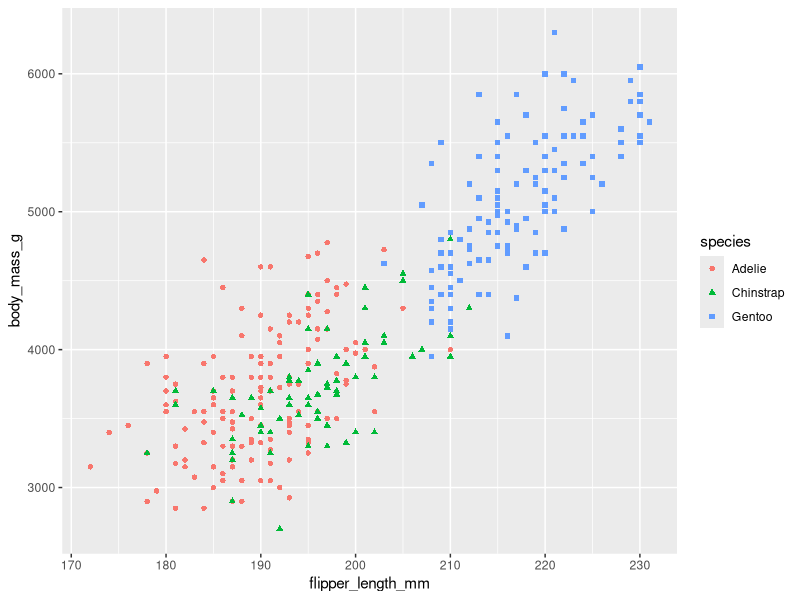
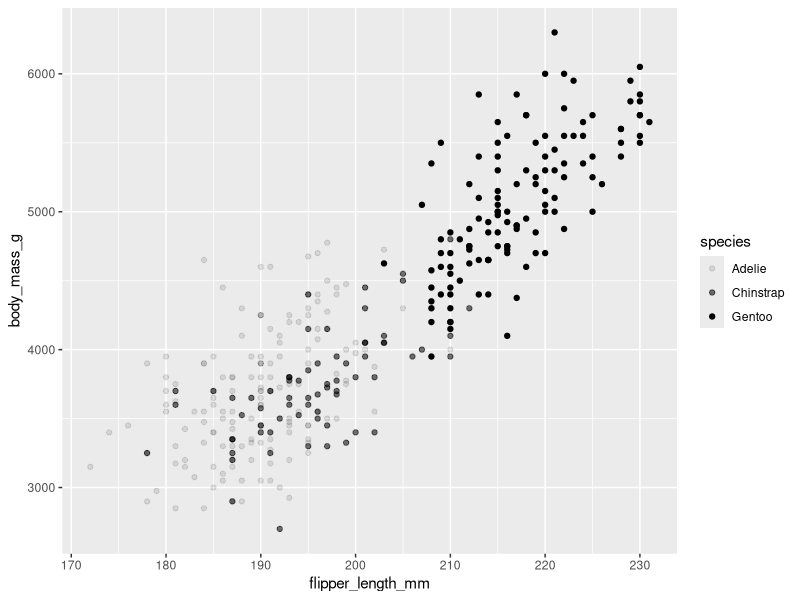
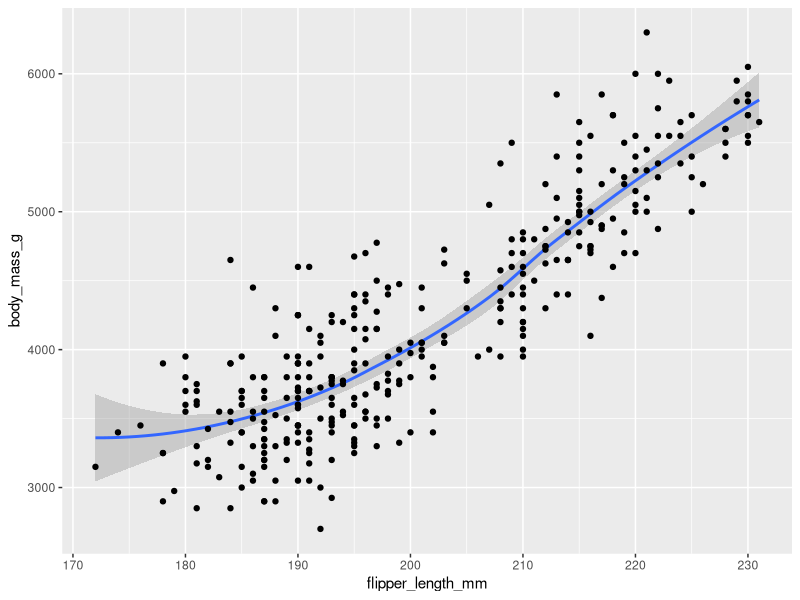
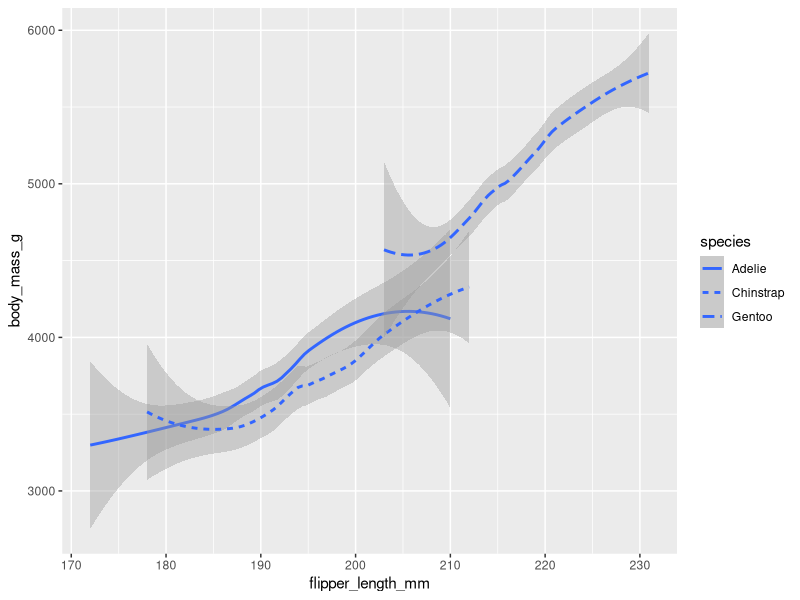
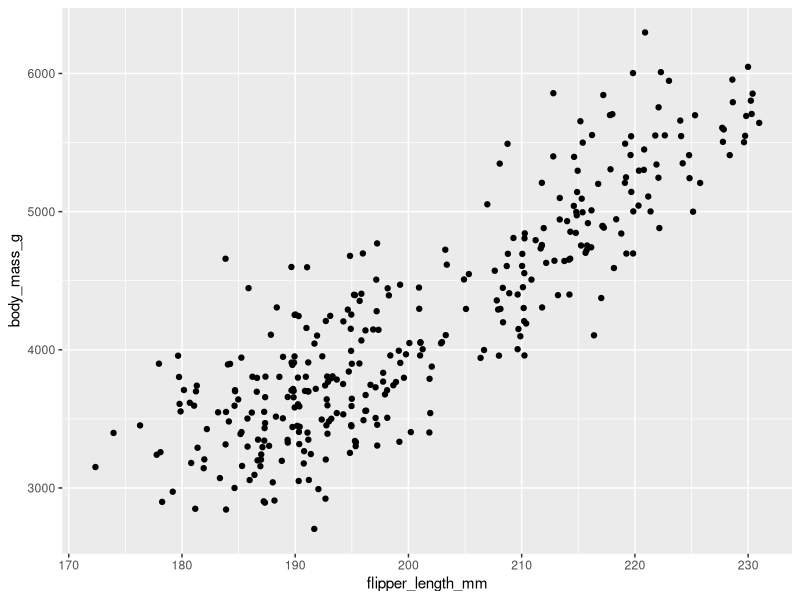
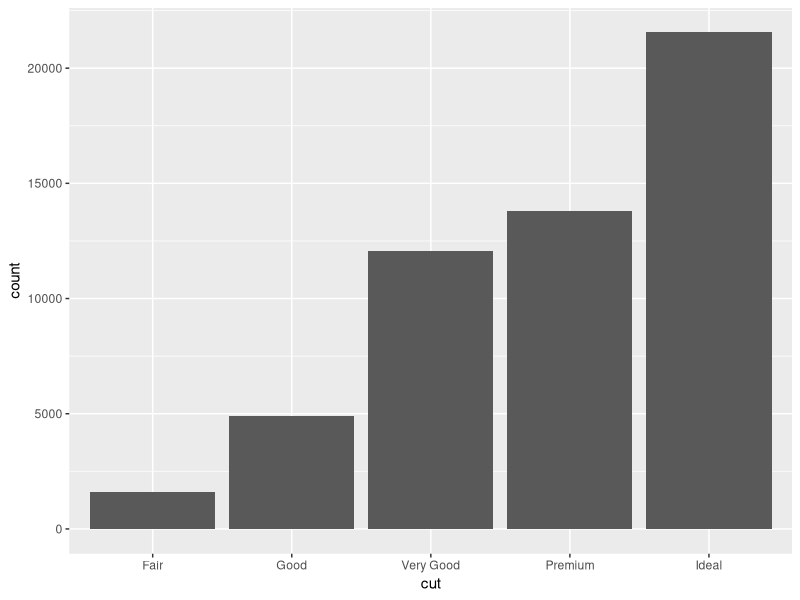
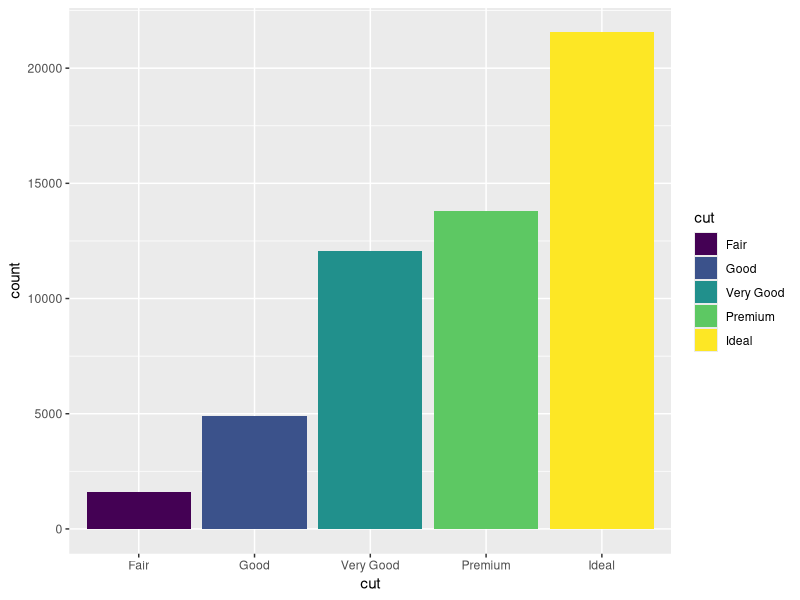
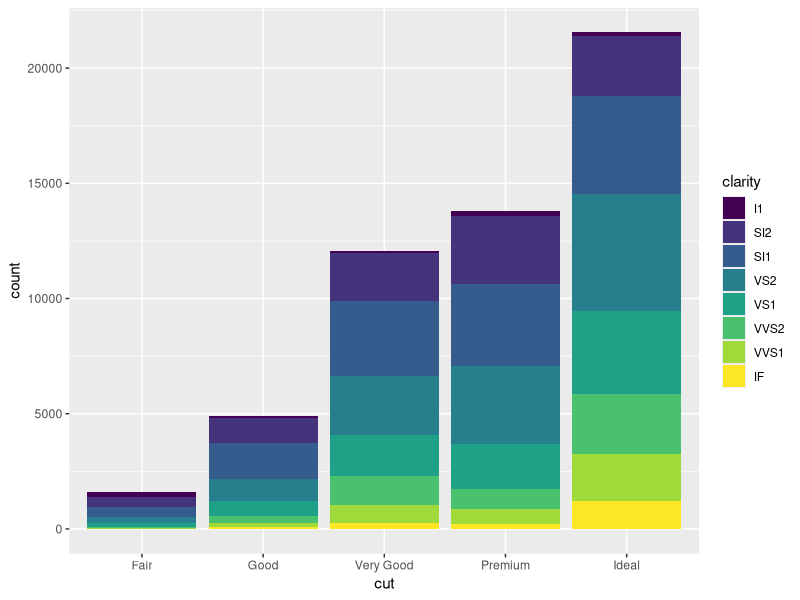

Here is the R script that generated these plots, in order:
# Load the ggplot2 library for data visualization and palmerpenguins dataset
library(ggplot2)
library(palmerpenguins)

# Scatterplot with points showing the relationship between flipper length and body mass
# Shapes and colors represent different penguin species
ggplot(data = penguins) +
  geom_point(mapping = aes(x = flipper_length_mm, y = body_mass_g, shape = species, color = species))

# Scatterplot where transparency (alpha) represents different penguin species
ggplot(data = penguins) +
  geom_point(mapping = aes(x = flipper_length_mm, y = body_mass_g, alpha = species))

# Add a smoothed trend line to visualize the overall pattern and points for individual data
ggplot(data = penguins) +
  geom_smooth(mapping = aes(x = flipper_length_mm, y = body_mass_g)) +  # Trend line
  geom_point(mapping = aes(x = flipper_length_mm, y = body_mass_g))    # Points for raw data

# Add a smoothed trend line with linetype indicating different penguin species
ggplot(data = penguins) +
  geom_smooth(mapping = aes(x = flipper_length_mm, y = body_mass_g, linetype = species))

# Scatterplot with jitter to reduce overlap of points with similar values
ggplot(data = penguins) +
  geom_jitter(mapping = aes(x = flipper_length_mm, y = body_mass_g))

# Bar chart showing the count of diamonds for each cut type
ggplot(data = diamonds) +
  geom_bar(mapping = aes(x = cut))

# Bar chart showing the count of diamonds for each cut type, with bars filled by cut type
ggplot(data = diamonds) +
  geom_bar(mapping = aes(x = cut, fill = cut))

# Bar chart showing the count of diamonds for each cut type, with bars filled by clarity
ggplot(data = diamonds) +
  geom_bar(mapping = aes(x = cut, fill = clarity))
